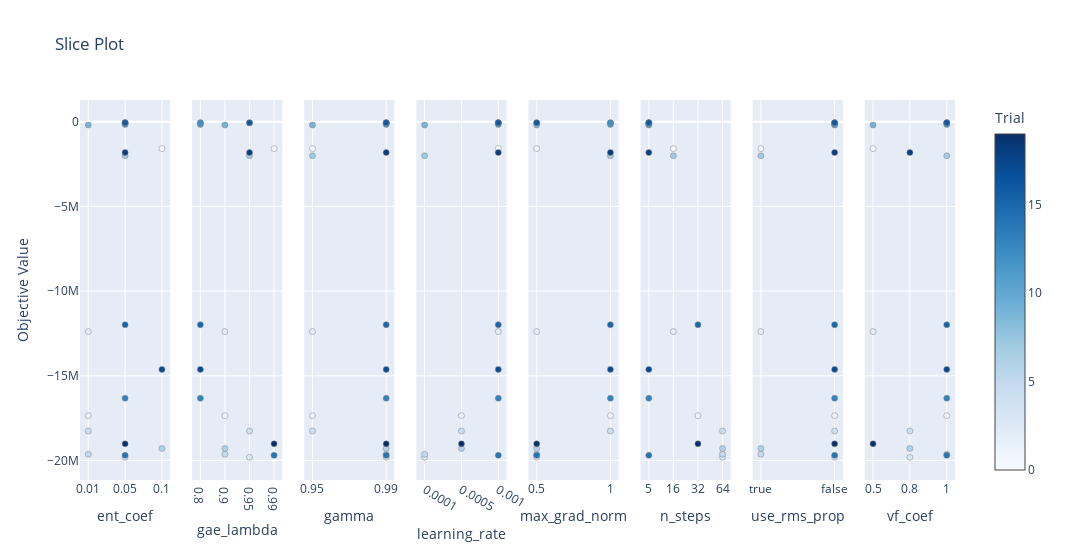

Here is the notebook cell this chart was saved with:
### Markdown cell above
**Slice Plot**

This plot visualizes the objective value across the range of each hyperparameter, helping understand how each parameter influences the outcome.

### Code cell
from optuna.visualization import plot_slice

fig = plot_slice(study)
fig.show()

### Figure 1 — Plotly figure (JSON) as saved in the notebook; plotly's stock layout.template omitted (floating-point values rounded to 4 significant figures)
{"data": [{"marker": {"color": [0, 1, 2, 3, 4, 5, 6, 7, 8, 9, 10, 11, 12, 13, 14, 15, 16, 17, 18, 19], "colorbar": {"title": {"text": "Trial"}, "x": 1, "xpad": 40}, "colorscale": [[0, "rgb(247,251,255)"], [0.125, "rgb(222,235,247)"], [0.25, "rgb(198,219,239)"], [0.375, "rgb(158,202,225)"], [0.5, "rgb(107,174,214)"], [0.625, "rgb(66,146,198)"], [0.75, "rgb(33,113,181)"], [0.875, "rgb(8,81,156)"], [1, "rgb(8,48,107)"]], "line": {"color": "Grey", "width": 0.5}, "showscale": true}, "mode": "markers", "name": "Feasible Trial", "showlegend": false, "type": "scatter", "x": [0.1, 0.01, 0.01, 0.05, 0.01, 0.01, 0.1, 0.05, 0.05, 0.01, 0.05, 0.05, 0.05, 0.05, 0.05, 0.05, 0.05, 0.1, 0.05, 0.05], "xaxis": "x", "y": [-1580000.0, -17360000.0, -12390000.0, -19810000.0, -18270000.0, -19637775, -19290000.0, -2005000.0, -55900.0, -189200.0, -56120.0, -158000.0, -58270.0, -16330000.0, -19700000.0, -11990000.0, -56910.0, -14620000.0, -1816000.0, -19020000.0], "yaxis": "y"}, {"marker": {"color": [0, 1, 2, 3, 4, 5, 6, 7, 8, 9, 10, 11, 12, 13, 14, 15, 16, 17, 18, 19], "colorbar": {"title": {"text": "Trial"}, "x": 1, "xpad": 40}, "colorscale": [[0, "rgb(247,251,255)"], [0.125, "rgb(222,235,247)"], [0.25, "rgb(198,219,239)"], [0.375, "rgb(158,202,225)"], [0.5, "rgb(107,174,214)"], [0.625, "rgb(66,146,198)"], [0.75, "rgb(33,113,181)"], [0.875, "rgb(8,81,156)"], [1, "rgb(8,48,107)"]], "line": {"color": "Grey", "width": 0.5}, "showscale": false}, "mode": "markers", "name": "Feasible Trial", "showlegend": false, "type": "scatter", "x": [0.99, 0.9, 0.9, 0.95, 0.95, 0.9, 0.9, 0.95, 0.95, 0.9, 0.8, 0.8, 0.8, 0.8, 0.99, 0.8, 0.95, 0.8, 0.95, 0.99], "xaxis": "x2", "y": [-1580000.0, -17360000.0, -12390000.0, -19810000.0, -18270000.0, -19637775, -19290000.0, -2005000.0, -55900.0, -189200.0, -56120.0, -158000.0, -58270.0, -16330000.0, -19700000.0, -11990000.0, -56910.0, -14620000.0, -1816000.0, -19020000.0], "yaxis": "y2"}, {"marker": {"color": [0, 1, 2, 3, 4, 5, 6, 7, 8, 9, 10, 11, 12, 13, 14, 15, 16, 17, 18, 19], "colorbar": {"title": {"text": "Trial"}, "x": 1, "xpad": 40}, "colorscale": [[0, "rgb(247,251,255)"], [0.125, "rgb(222,235,247)"], [0.25, "rgb(198,219,239)"], [0.375, "rgb(158,202,225)"], [0.5, "rgb(107,174,214)"], [0.625, "rgb(66,146,198)"], [0.75, "rgb(33,113,181)"], [0.875, "rgb(8,81,156)"], [1, "rgb(8,48,107)"]], "line": {"color": "Grey", "width": 0.5}, "showscale": false}, "mode": "markers", "name": "Feasible Trial", "showlegend": false, "type": "scatter", "x": [0.95, 0.95, 0.95, 0.99, 0.95, 0.99, 0.99, 0.95, 0.99, 0.95, 0.99, 0.99, 0.99, 0.99, 0.99, 0.99, 0.99, 0.99, 0.99, 0.99], "xaxis": "x3", "y": [-1580000.0, -17360000.0, -12390000.0, -19810000.0, -18270000.0, -19637775, -19290000.0, -2005000.0, -55900.0, -189200.0, -56120.0, -158000.0, -58270.0, -16330000.0, -19700000.0, -11990000.0, -56910.0, -14620000.0, -1816000.0, -19020000.0], "yaxis": "y3"}, {"marker": {"color": [0, 1, 2, 3, 4, 5, 6, 7, 8, 9, 10, 11, 12, 13, 14, 15, 16, 17, 18, 19], "colorbar": {"title": {"text": "Trial"}, "x": 1, "xpad": 40}, "colorscale": [[0, "rgb(247,251,255)"], [0.125, "rgb(222,235,247)"], [0.25, "rgb(198,219,239)"], [0.375, "rgb(158,202,225)"], [0.5, "rgb(107,174,214)"], [0.625, "rgb(66,146,198)"], [0.75, "rgb(33,113,181)"], [0.875, "rgb(8,81,156)"], [1, "rgb(8,48,107)"]], "line": {"color": "Grey", "width": 0.5}, "showscale": false}, "mode": "markers", "name": "Feasible Trial", "showlegend": false, "type": "scatter", "x": [0.001, 0.0005, 0.001, 0.0001, 0.0005, 0.0001, 0.0005, 0.0001, 0.001, 0.0001, 0.001, 0.001, 0.001, 0.001, 0.001, 0.001, 0.001, 0.001, 0.001, 0.0005], "xaxis": "x4", "y": [-1580000.0, -17360000.0, -12390000.0, -19810000.0, -18270000.0, -19637775, -19290000.0, -2005000.0, -55900.0, -189200.0, -56120.0, -158000.0, -58270.0, -16330000.0, -19700000.0, -11990000.0, -56910.0, -14620000.0, -1816000.0, -19020000.0], "yaxis": "y4"}, {"marker": {"color": [0, 1, 2, 3, 4, 5, 6, 7, 8, 9, 10, 11, 12, 13, 14, 15, 16, 17, 18, 19], "colorbar": {"title": {"text": "Trial"}, "x": 1, "xpad": 40}, "colorscale": [[0, "rgb(247,251,255)"], [0.125, "rgb(222,235,247)"], [0.25, "rgb(198,219,239)"], [0.375, "rgb(158,202,225)"], [0.5, "rgb(107,174,214)"], [0.625, "rgb(66,146,198)"], [0.75, "rgb(33,113,181)"], [0.875, "rgb(8,81,156)"], [1, "rgb(8,48,107)"]], "line": {"color": "Grey", "width": 0.5}, "showscale": false}, "mode": "markers", "name": "Feasible Trial", "showlegend": false, "type": "scatter", "x": [0.5, 1, 0.5, 0.5, 1, 0.5, 0.5, 1, 0.5, 0.5, 1, 1, 1, 1, 0.5, 1, 0.5, 1, 1, 0.5], "xaxis": "x5", "y": [-1580000.0, -17360000.0, -12390000.0, -19810000.0, -18270000.0, -19637775, -19290000.0, -2005000.0, -55900.0, -189200.0, -56120.0, -158000.0, -58270.0, -16330000.0, -19700000.0, -11990000.0, -56910.0, -14620000.0, -1816000.0, -19020000.0], "yaxis": "y5"}, {"marker": {"color": [0, 1, 2, 3, 4, 5, 6, 7, 8, 9, 10, 11, 12, 13, 14, 15, 16, 17, 18, 19], "colorbar": {"title": {"text": "Trial"}, "x": 1, "xpad": 40}, "colorscale": [[0, "rgb(247,251,255)"], [0.125, "rgb(222,235,247)"], [0.25, "rgb(198,219,239)"], [0.375, "rgb(158,202,225)"], [0.5, "rgb(107,174,214)"], [0.625, "rgb(66,146,198)"], [0.75, "rgb(33,113,181)"], [0.875, "rgb(8,81,156)"], [1, "rgb(8,48,107)"]], "line": {"color": "Grey", "width": 0.5}, "showscale": false}, "mode": "markers", "name": "Feasible Trial", "showlegend": false, "type": "scatter", "x": [16, 32, 16, 64, 64, 64, 64, 16, 5, 5, 5, 5, 5, 5, 5, 32, 5, 5, 5, 32], "xaxis": "x6", "y": [-1580000.0, -17360000.0, -12390000.0, -19810000.0, -18270000.0, -19637775, -19290000.0, -2005000.0, -55900.0, -189200.0, -56120.0, -158000.0, -58270.0, -16330000.0, -19700000.0, -11990000.0, -56910.0, -14620000.0, -1816000.0, -19020000.0], "yaxis": "y6"}, {"marker": {"color": [0, 1, 2, 3, 4, 5, 6, 7, 8, 9, 10, 11, 12, 13, 14, 15, 16, 17, 18, 19], "colorbar": {"title": {"text": "Trial"}, "x": 1, "xpad": 40}, "colorscale": [[0, "rgb(247,251,255)"], [0.125, "rgb(222,235,247)"], [0.25, "rgb(198,219,239)"], [0.375, "rgb(158,202,225)"], [0.5, "rgb(107,174,214)"], [0.625, "rgb(66,146,198)"], [0.75, "rgb(33,113,181)"], [0.875, "rgb(8,81,156)"], [1, "rgb(8,48,107)"]], "line": {"color": "Grey", "width": 0.5}, "showscale": false}, "mode": "markers", "name": "Feasible Trial", "showlegend": false, "type": "scatter", "x": [true, false, true, false, false, true, true, true, false, false, false, false, false, false, false, false, false, false, false, false], "xaxis": "x7", "y": [-1580000.0, -17360000.0, -12390000.0, -19810000.0, -18270000.0, -19637775, -19290000.0, -2005000.0, -55900.0, -189200.0, -56120.0, -158000.0, -58270.0, -16330000.0, -19700000.0, -11990000.0, -56910.0, -14620000.0, -1816000.0, -19020000.0], "yaxis": "y7"}, {"marker": {"color": [0, 1, 2, 3, 4, 5, 6, 7, 8, 9, 10, 11, 12, 13, 14, 15, 16, 17, 18, 19], "colorbar": {"title": {"text": "Trial"}, "x": 1, "xpad": 40}, "colorscale": [[0, "rgb(247,251,255)"], [0.125, "rgb(222,235,247)"], [0.25, "rgb(198,219,239)"], [0.375, "rgb(158,202,225)"], [0.5, "rgb(107,174,214)"], [0.625, "rgb(66,146,198)"], [0.75, "rgb(33,113,181)"], [0.875, "rgb(8,81,156)"], [1, "rgb(8,48,107)"]], "line": {"color": "Grey", "width": 0.5}, "showscale": false}, "mode": "markers", "name": "Feasible Trial", "showlegend": false, "type": "scatter", "x": [0.5, 1, 0.5, 0.8, 0.8, 1, 0.8, 1, 1, 0.5, 1, 1, 1, 1, 1, 1, 1, 1, 0.8, 0.5], "xaxis": "x8", "y": [-1580000.0, -17360000.0, -12390000.0, -19810000.0, -18270000.0, -19637775, -19290000.0, -2005000.0, -55900.0, -189200.0, -56120.0, -158000.0, -58270.0, -16330000.0, -19700000.0, -11990000.0, -56910.0, -14620000.0, -1816000.0, -19020000.0], "yaxis": "y8"}], "layout": {"title": {"text": "Slice Plot"}, "width": 2400, "xaxis": {"anchor": "y", "categoryarray": [0.01, 0.05, 0.1], "categoryorder": "array", "domain": [0, 0.1031], "title": {"text": "ent_coef"}, "type": "category"}, "xaxis2": {"anchor": "y2", "categoryarray": [0.8, 0.9, 0.95, 0.99], "categoryorder": "array", "domain": [0.1281, 0.2312], "title": {"text": "gae_lambda"}, "type": "category"}, "xaxis3": {"anchor": "y3", "categoryarray": [0.95, 0.99], "categoryorder": "array", "domain": [0.2562, 0.3594], "title": {"text": "gamma"}, "type": "category"}, "xaxis4": {"anchor": "y4", "categoryarray": [0.0001, 0.0005, 0.001], "categoryorder": "array", "domain": [0.3844, 0.4875], "title": {"text": "learning_rate"}, "type": "category"}, "xaxis5": {"anchor": "y5", "categoryarray": [0.5, 1], "categoryorder": "array", "domain": [0.5125, 0.6156], "title": {"text": "max_grad_norm"}, "type": "category"}, "xaxis6": {"anchor": "y6", "categoryarray": [5, 16, 32, 64], "categoryorder": "array", "domain": [0.6406, 0.7438], "title": {"text": "n_steps"}, "type": "category"}, "xaxis7": {"anchor": "y7", "categoryarray": [true, false], "categoryorder": "array", "domain": [0.7687, 0.8719], "title": {"text": "use_rms_prop"}, "type": "category"}, "xaxis8": {"anchor": "y8", "categoryarray": [0.5, 0.8, 1], "categoryorder": "array", "domain": [0.8969, 1], "title": {"text": "vf_coef"}, "type": "category"}, "yaxis": {"anchor": "x", "domain": [0, 1], "title": {"text": "Objective Value"}}, "yaxis2": {"anchor": "x2", "domain": [0, 1], "matches": "y", "showticklabels": false}, "yaxis3": {"anchor": "x3", "domain": [0, 1], "matches": "y", "showticklabels": false}, "yaxis4": {"anchor": "x4", "domain": [0, 1], "matches": "y", "showticklabels": false}, "yaxis5": {"anchor": "x5", "domain": [0, 1], "matches": "y", "showticklabels": false}, "yaxis6": {"anchor": "x6", "domain": [0, 1], "matches": "y", "showticklabels": false}, "yaxis7": {"anchor": "x7", "domain": [0, 1], "matches": "y", "showticklabels": false}, "yaxis8": {"anchor": "x8", "domain": [0, 1], "matches": "y", "showticklabels": false}}}
